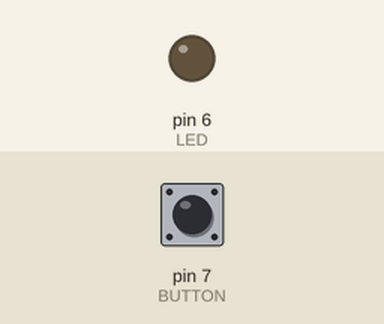
Recording of a sketch running on a simulated Arduino Uno, built with avr-gcc and run on an emulated ATmega328P. Shown: output pins drawn as LEDs (lit = HIGH). The test bench sets the inputs (shaded band); at power-on: pin 7 (BUTTON) LOW.

Above: at 1.2 s.
1.3 s: pin 7 (BUTTON) pulled HIGH for 0.15 s
At 2.0 s:
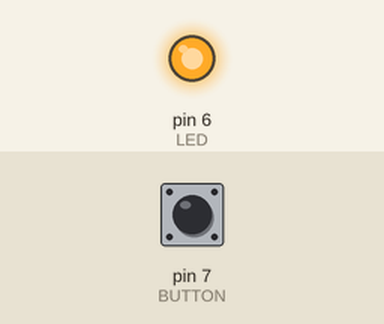
Timing chart, 0 to 7.8 s (numbered marks = the images above; inputs shaded):
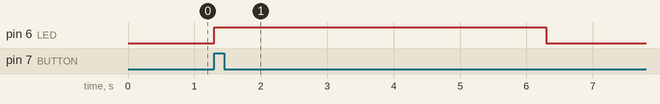

The sketch:

funduino_de_nr06.ino
```cpp
/**
 * file: funduino_de_nr06
 * date: 05.08.2016 21:22 Uhr
 *
 * <h1>Nr.06 Taster am Arduino</h1>
 *
 * Aufgabe: Eine LED soll für 5 Sekunden leuchten, wenn ein Taster betätigt wurde.
 *
 * Material: Arduino / eine LED (blau) / Ein Widerstand mit 100 Ohm / Ein Widerstand mit 1K Ohm (1000 Ohm) / Breadboard / Kabel / Taster
 *
 * Der Mikrocontroller kann an seinen digitalen Pins nicht nur Spannungen ausgeben, sondern auch auslesen. Dies wollen wir in diesem Programm ausprobieren. Bei dem Aufbau gibt es jedoch eine Besonderheit. Wenn man den Taster einfach nur mit dem Mikrocontroller verbindet, dann liegt an dem Pin des Mikrocontrollers eine Spannung an, sobald der Taster gedrückt wird. Man kann sich das so vorstellen, als würden an dem besagten Pin ganz viele Elektronen herumschwirren. Wenn der Taster dann losgelassen wird, kommen keine neuen Elektronen mehr zu dem Pin am Mikrocontroller hinzu. Jetzt kommt der Knackpunkt. Die Elektronen, die es sich vorher auf dem Pin gemütlich gemacht haben, sind dann immer noch da und entweichen nur ganz langsam über kleine Kriechströme. Der Mikrocontroller denkt dann also, dass der Taster nicht nur kurz gedrückt wird sondern dass er ganz lange gedrückt wird. Nämlich so lange, bis sich keine Elektronen mehr auf dem Pin aufhalten. Dieses Problem kann man dadurch beheben, dass man den Pin über einen Widerstand mit ca. 1000 Ohm (1 K Ohm) erdet. Die Elektronen können dadurch recht schnell vom Pin abfließen und der Mikrocontroller erkennt, dass der Taster nur kurz „angetastet“ wurde. Da der Widerstand die Spannung an dem Eingangspin immer auf 0V „herunter zieht“, wird er auch als „PULLDOWN-“ Widerstand bezeichnet. ACHTUNG: Wenn man dafür einen zu kleinen Widerstand verwendet, kann beim Drücken des Tasters ein Kurzschluss auf dem Mikrocontroller entstehen.
 *
 * @autor deeagle <code@deeagle.de>
 *
 */

int LED = 6;
int BUTTON = 7;
int BUTTON_STATE_OFF = 0;
int BUTTON_STATE_ON = 1;
int button_state = BUTTON_STATE_OFF;

 /**
 * Runs only once
 */
void setup()
{
  pinMode(LED, OUTPUT);
  pinMode(BUTTON, INPUT);
}

/**
 * The main loop which will be used after init {@see this#setup()}
 */
void loop()
{
  button_state = digitalRead(BUTTON);
  if( HIGH == button_state )
  {
    digOn(LED);
    delay(5000);
    digOff(LED);
  }
  else
  {
    digOff(LED);
  }
}

/**
 * Set the power to {@code HIGH} on given port.
 */
void digOn(int outputPort)
{
  digitalWrite(outputPort, HIGH);
}


/**
 * Set the power to {@code LOW} on given port.
 */
void digOff(int outputPort)
{
  digitalWrite(outputPort, LOW);
}
```

Measured:
- after the input at 1.3 s, pin 6 (LED): LOW → HIGH at once, → LOW 5.0 s later
